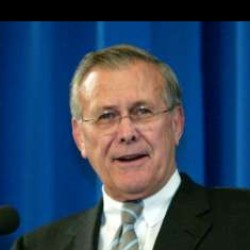
#> input picture final_work/realHuman/Donald_Rumsfeld/Donald_Rumsfeld_0003.jpg, 250 x 250 px
$ python final_work_ver2.py
#> lines starting #> are read from the running program, lines starting #| are printed output that depends on the picture
import os
import cv2
import numpy as np
from sklearn.model_selection import train_test_split
from sklearn.svm import LinearSVC
from sklearn.metrics import accuracy_score, classification_report
from sklearn.pipeline import Pipeline
from sklearn.preprocessing import StandardScaler

X = []
y = []
folder_path = "./final_work/realHuman"

def get_subfolder_info(folder_path):
#> called with folder_path = './final_work/realHuman'
    subfolders_info = []
    for e in os.scandir(folder_path):
        subfolders_info.append((e.name, e.path))
#> pass 2 of the loop in get_subfolder_info, `for e in os.scandir(folder_path):`:
    return subfolders_info

subfolder_info = get_subfolder_info(folder_path)

for name, path in subfolder_info:
    for root, d , files in os.walk(path):
        for file in files:
            if file.endswith(".jpg"):
                image_path = os.path.join(root, file)
                image = cv2.imread(image_path, cv2.IMREAD_GRAYSCALE)
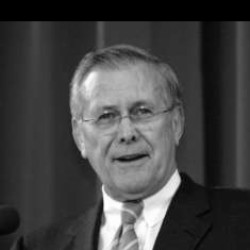
#> image: shape (250, 250); min 0, max 255, mean 67.8
                image = cv2.resize(image, (64, 64))
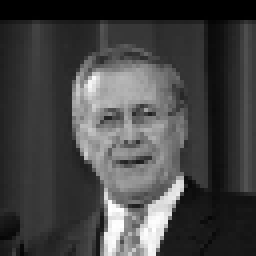
#> image: shape (64, 64) (shown 4 times larger); min 0, max 255, mean 67.8
                X.append(image.flatten())
                y.append(name)
#> pass 2 of the loop `for name, path in subfolder_info:`:
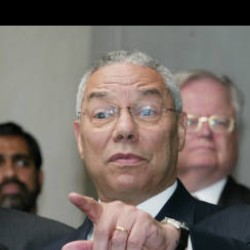
#> input picture final_work/realHuman/Colin_Powell/Colin_Powell_0011.jpg, 250 x 250 px
#> `image = cv2.imread(image_path, cv2.IMREAD_GRAYSCALE)`:
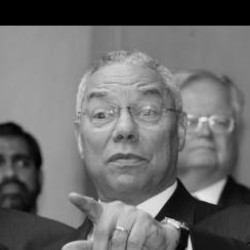
#> image: shape (250, 250); min 0, max 245, mean 107.2
#> `image = cv2.resize(image, (64, 64))`:
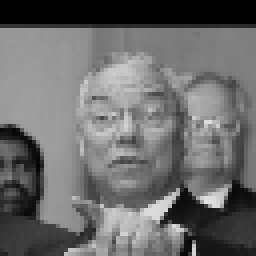
#> image: shape (64, 64) (shown 4 times larger); min 0, max 227, mean 106.9

X = np.array(X)
y = np.array(y)

# データを学習データとテストデータに分割
X_train, X_test, y_train, y_test = train_test_split(X, y, test_size=0.2)

# 学習
svm = Pipeline([('scaler', StandardScaler()), ('linear_svc', LinearSVC(C=1, loss='hinge', max_iter=100000))])
svm.fit(X_train, y_train)

# テスト
y_pred = svm.predict(X_test)

print("正解率:", accuracy_score(y_test, y_pred))
print("適合率(precision)，再現率(recall)，F1スコア，正解率(accuracy)")
print(classification_report(y_test, y_pred))

from sklearn.metrics import confusion_matrix
print("混同行列")
print(confusion_matrix(y_test, y_pred))
